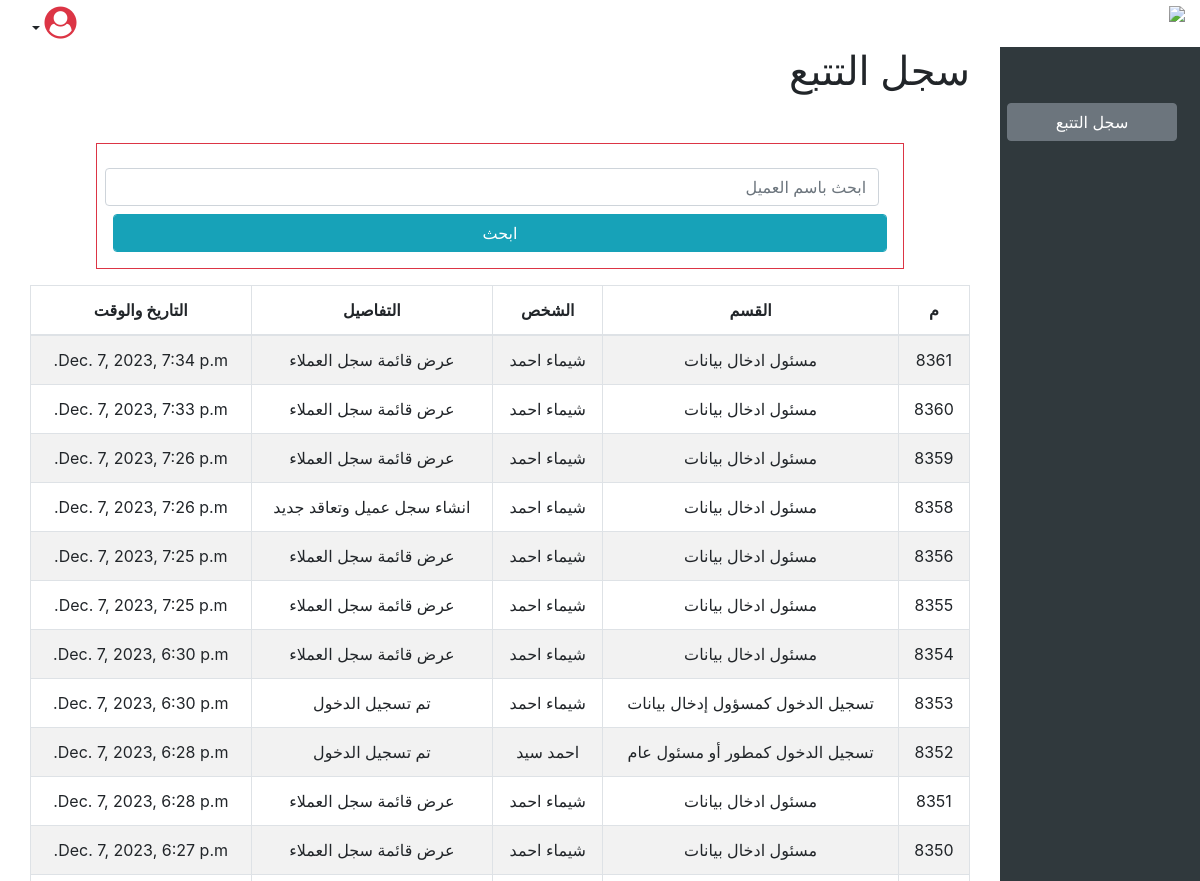
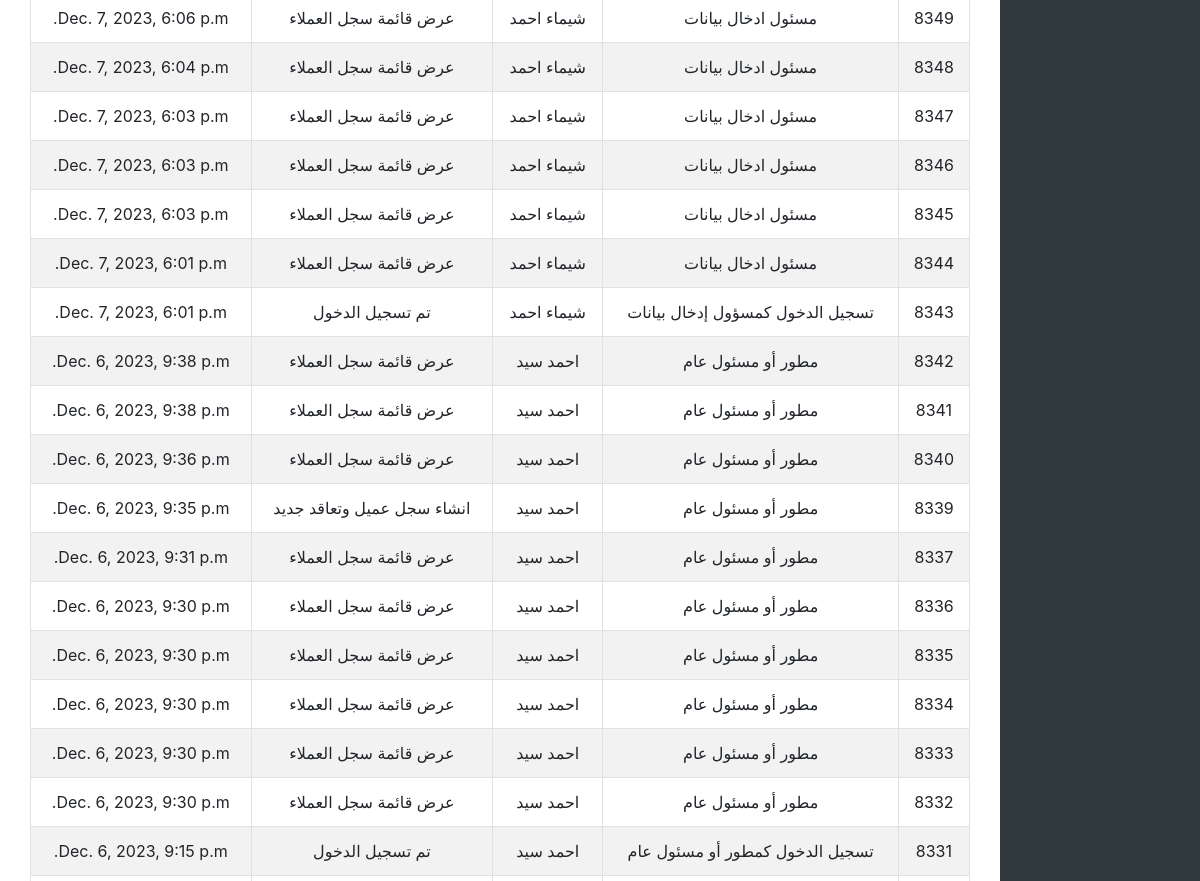
The page /track/TrackListView/ (signed in, upper part) on the database as committed earlier (2 pictures, top to bottom).
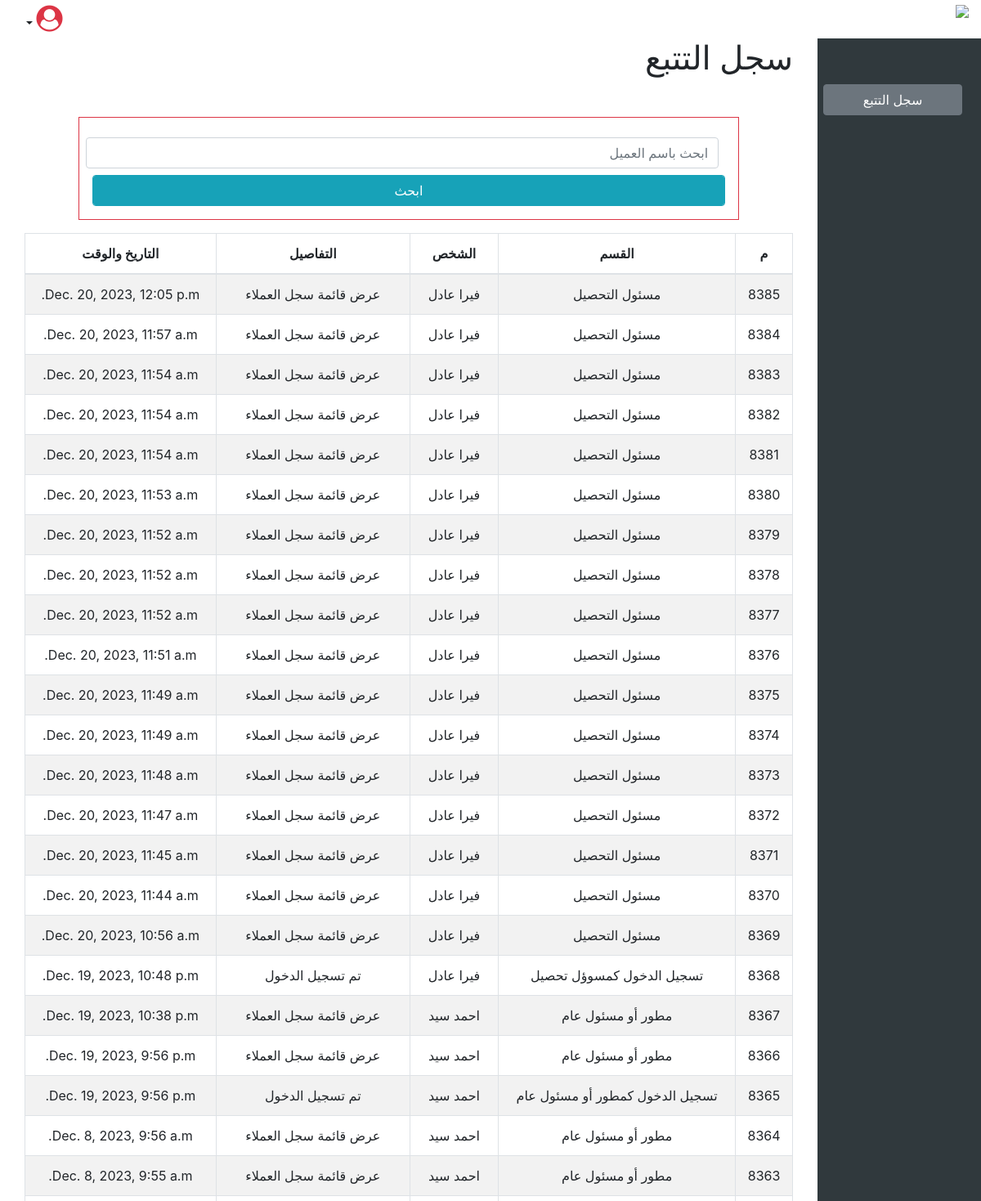
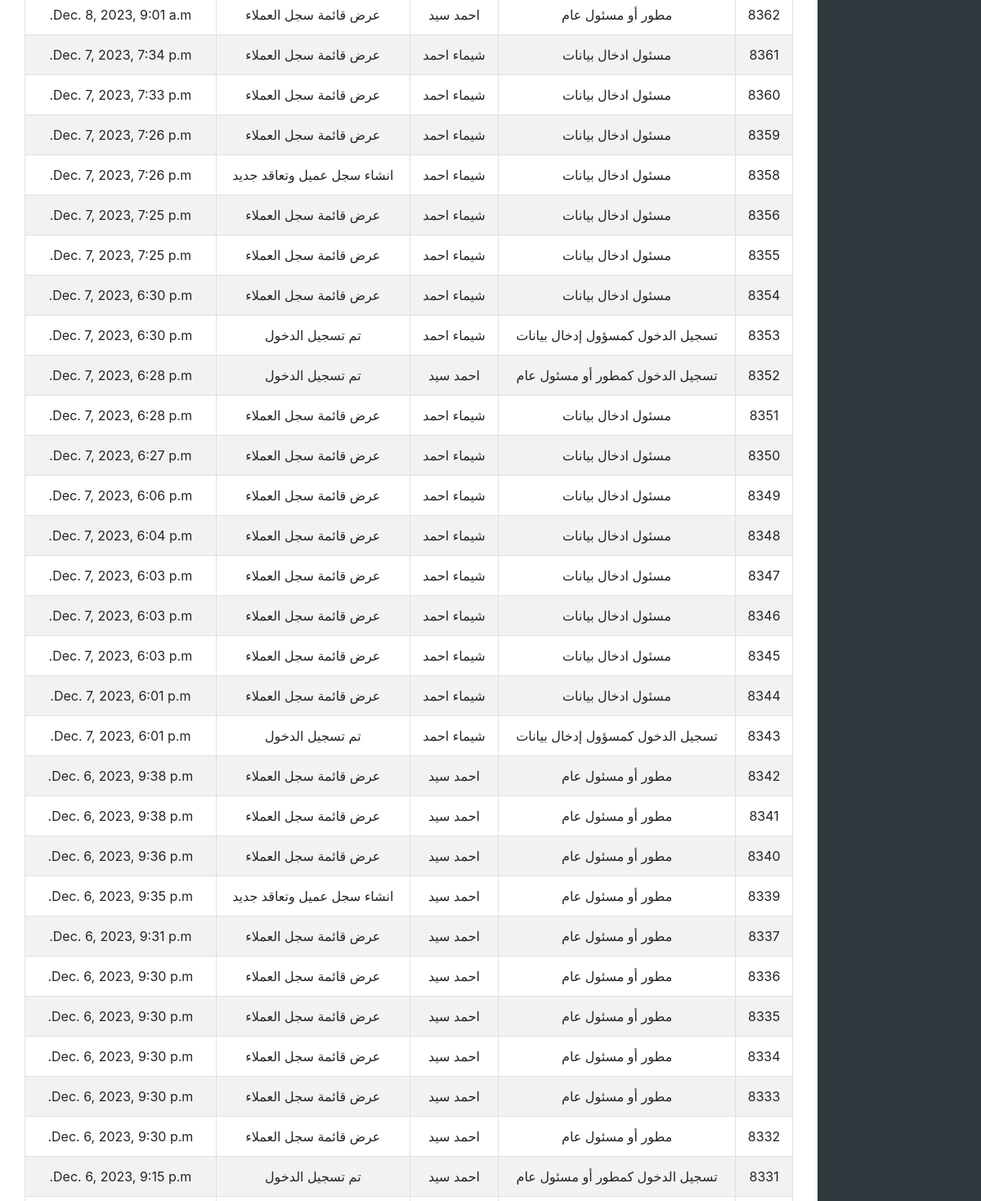
The same page on the database as committed later (2 pictures, top to bottom).
### track/models.py (models this page shows)
class TimeStampMixin(models.Model):
    is_deleted      = models.BooleanField (default=False, db_index=True)
    created_at      = models.DateTimeField(auto_now_add=True,null=True)
    updated_at      = models.DateTimeField(auto_now=True,null=True)

class Track(TimeStampMixin, models.Model):
    depart =  models.CharField(max_length=50, null=True, blank=True, default="ادخال البيانات") # القسم
    person  = models.CharField(max_length=50, null=True, blank=True)
    details = models.TextField(max_length=350,null=True, blank=True)

class TimeStampMixin(models.Model):
    is_deleted      = models.BooleanField (default=False, db_index=True)
    created_at      = models.DateTimeField(auto_now_add=True,null=True)
    updated_at      = models.DateTimeField(auto_now=True,null=True)

### track/views.py (the view)
# urls.py: path('TrackListView/', TrackListView.as_view()),
class TrackListView(LoginRequiredMixin, ListView):
    model = Track
    template_name = 'track/track_list.html'
    context_object_name = 'records'
    def get_queryset(self):
        queryset = super().get_queryset()
        queryset = queryset.order_by('-created_at')
        search_query = self.request.GET.get('q')
        if search_query:
            queryset = queryset.filter(
                Q(person__icontains=search_query) | Q(depart__icontains=search_query)
            )
        return queryset

### track/templates/track/track_list.html (shortened to what this page needs)
{% extends "./index.html" %}
{% block content %}
<div class="container-fluid">
    <h1>سجل التتبع</h1>
    <div class="row mt-5 mb-3">
        <div class="col-10 m-auto border border-danger p-3 text-center">
            <form class="form" action="#" method="GET">
                <div class="">
                    <input name="q" class="form-control m-2" placeholder="ابحث باسم العميل">
                    <input type="submit" class="form-control btn btn-info" value="ابحث">
                </div>
            </form>
        </div>
    </div>
    <div class="row">
        <div class="col-12 m-auto">
            <table class="table text-center table-striped w-100 table-hover table-bordered text-center" id="tblData" style="">
                <thead>
                    <th>م</th>
                    <th>القسم</th>
                    <th>الشخص</th>
                    <th>التفاصيل</th>
                    <th>التاريخ والوقت</th>
                </thead>
                <tbody>
                    {% for record in records %}
                        <tr>
                            <td>{{record.id}}</td>
                            <td>{{record.depart}}</td>
                            <td>{{record.person}}</td>
                            <td>{{record.details}}</td>
                            <td>{{record.created_at}}</td>
                        </tr>
                    {% empty %}
                        <li>No order found.</li>
                    {% endfor %}
                </tbody>
            </table>
        </div>
    </div>
</div>
{% endblock %}

Rows that differ between the two databases and show on the page:
added Track: id "8385", depart "مسئول التحصيل", person "فيرا عادل", details "عرض قائمة سجل العملاء", created_at "Dec. 20, 2023, 12:05 p.m."
added Track: id "8384", depart "مسئول التحصيل", person "فيرا عادل", details "عرض قائمة سجل العملاء", created_at "Dec. 20, 2023, 11:57 a.m."
added Track: id "8383", depart "مسئول التحصيل", person "فيرا عادل", details "عرض قائمة سجل العملاء", created_at "Dec. 20, 2023, 11:54 a.m."
added Track: id "8382", depart "مسئول التحصيل", person "فيرا عادل", details "عرض قائمة سجل العملاء", created_at "Dec. 20, 2023, 11:54 a.m."
added Track: id "8381", depart "مسئول التحصيل", person "فيرا عادل", details "عرض قائمة سجل العملاء", created_at "Dec. 20, 2023, 11:54 a.m."
added Track: id "8380", depart "مسئول التحصيل", person "فيرا عادل", details "عرض قائمة سجل العملاء", created_at "Dec. 20, 2023, 11:53 a.m."
added Track: id "8379", depart "مسئول التحصيل", person "فيرا عادل", details "عرض قائمة سجل العملاء", created_at "Dec. 20, 2023, 11:52 a.m."
added Track: id "8378", depart "مسئول التحصيل", person "فيرا عادل", details "عرض قائمة سجل العملاء", created_at "Dec. 20, 2023, 11:52 a.m."
added Track: id "8377", depart "مسئول التحصيل", person "فيرا عادل", details "عرض قائمة سجل العملاء", created_at "Dec. 20, 2023, 11:52 a.m."
added Track: id "8376", depart "مسئول التحصيل", person "فيرا عادل", details "عرض قائمة سجل العملاء", created_at "Dec. 20, 2023, 11:51 a.m."
added Track: id "8375", depart "مسئول التحصيل", person "فيرا عادل", details "عرض قائمة سجل العملاء", created_at "Dec. 20, 2023, 11:49 a.m."
added Track: id "8374", depart "مسئول التحصيل", person "فيرا عادل", details "عرض قائمة سجل العملاء", created_at "Dec. 20, 2023, 11:49 a.m."
added Track: id "8373", depart "مسئول التحصيل", person "فيرا عادل", details "عرض قائمة سجل العملاء", created_at "Dec. 20, 2023, 11:48 a.m."
added Track: id "8372", depart "مسئول التحصيل", person "فيرا عادل", details "عرض قائمة سجل العملاء", created_at "Dec. 20, 2023, 11:47 a.m."
added Track: id "8371", depart "مسئول التحصيل", person "فيرا عادل", details "عرض قائمة سجل العملاء", created_at "Dec. 20, 2023, 11:45 a.m."
added Track: id "8370", depart "مسئول التحصيل", person "فيرا عادل", details "عرض قائمة سجل العملاء", created_at "Dec. 20, 2023, 11:44 a.m."
added Track: id "8369", depart "مسئول التحصيل", person "فيرا عادل", details "عرض قائمة سجل العملاء", created_at "Dec. 20, 2023, 10:56 a.m."
added Track: id "8368", depart "تسجيل الدخول كمسوؤل تحصيل", person "فيرا عادل", details "تم تسجيل الدخول", created_at "Dec. 19, 2023, 10:48 p.m."
added Track: id "8367", depart "مطور أو مسئول عام", person "احمد سيد", details "عرض قائمة سجل العملاء", created_at "Dec. 19, 2023, 10:38 p.m."
added Track: id "8366", depart "مطور أو مسئول عام", person "احمد سيد", details "عرض قائمة سجل العملاء", created_at "Dec. 19, 2023, 9:56 p.m."
added Track: id "8365", depart "تسجيل الدخول كمطور أو مسئول عام", person "احمد سيد", details "تم تسجيل الدخول", created_at "Dec. 19, 2023, 9:56 p.m."
added Track: id "8364", depart "مطور أو مسئول عام", person "احمد سيد", details "عرض قائمة سجل العملاء", created_at "Dec. 8, 2023, 9:56 a.m."
added Track: id "8363", depart "مطور أو مسئول عام", person "احمد سيد", details "عرض قائمة سجل العملاء", created_at "Dec. 8, 2023, 9:55 a.m."
added Track: id "8362", depart "مطور أو مسئول عام", person "احمد سيد", details "عرض قائمة سجل العملاء", created_at "Dec. 8, 2023, 9:01 a.m."
